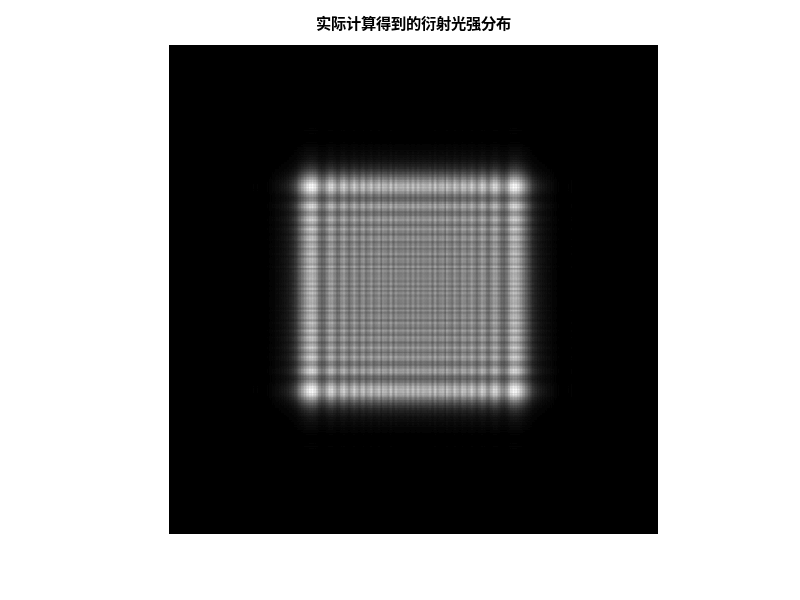

Reproduce this figure in MATLAB.
%菲涅耳衍射积分T-FFT算法

clc;clear

r=512;c=r;%衍射面抽样数
a=zeros(r,c);%预设一个衍射面
a(r/2-r/4:r/2+r/4,c/2-c/4:c/2+c/4)=1;%设置衍射孔
lambda=6328e-10;%波长
k=2*pi/lambda;%波数
L0=5e-3;%设置衍射面尺寸/m
d=0.1;%设置观察屏到衍射面的距离/m
x0=linspace(-L0/2,L0/2,c);%衍射面x轴坐标
y0=linspace(-L0/2,L0/2,r);%衍射面y轴坐标
[x0,y0]=meshgrid(x0,y0);%衍射面二维网格

F0=exp(1i*k*d)/(1i*lambda*d);%赋值$exp(jkd)/(j\lambda d)$ 
F1=exp(1i*k/2/d*(x0.^2+y0.^2));%赋值$exp[jk(x_{0}^2+y_{0}^2)/2d]$

fa=fft2(a);%光场$U_{0}(x_{0},y_{0})$傅立叶变换
fF1=fft2(F1);%$exp[jk(x_{0}^2+y_{0}^2)/2d]$傅立叶变换
Fuf=fa.*fF1;%频谱相乘
U=F0.*fftshift(ifft2(Fuf));%逆傅立叶变换得到观察屏光场分布$U(x,y)$
I=U.*conj(U);%计算观察屏光强分布
figure,imshow(I,[0,max(max(I))]),colormap(gray),title('实际计算得到的衍射光强分布')

